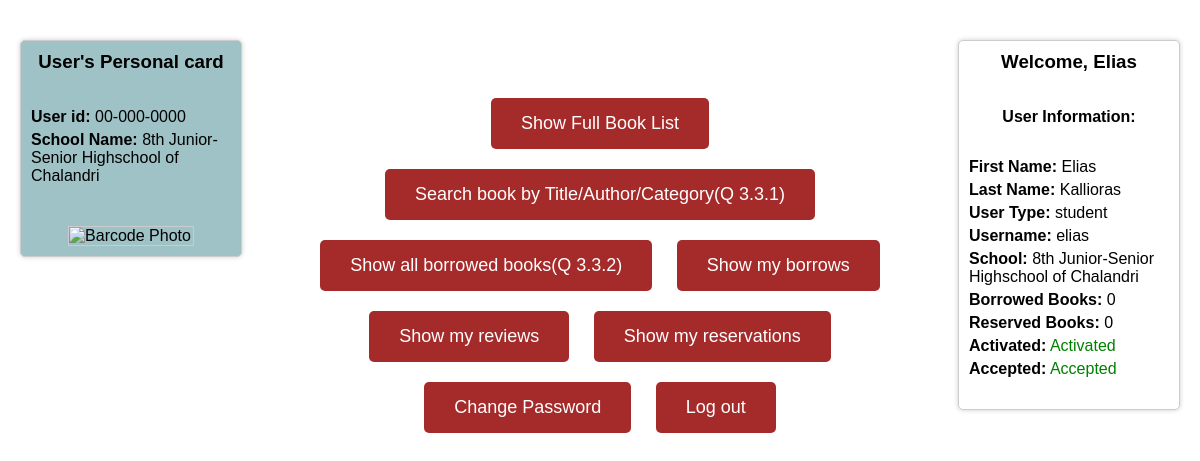
The app's page /php/users.php (signed in) with its own data.
### tables this page shows
create table User (
  user_id varchar(50) NOT NULL,
  school_name_FK varchar(100) NOT NULL,
  first_name varchar(20),
  last_name varchar(30),
  username varchar(20) NOT NULL,
  password varchar(30) NOT NULL,
  user_type ENUM('student', 'teacher', 'school_lib_operator'),
  accepted_user BOOL NOT NULL,                     
  number_of_reserved_books int,                    
  number_of_borrowed_books int,                    
  total_num_of_borrowed_books int,
  birth_date DATE,
  active_user boolean,                             
  CONSTRAINT belongsto_fk_1 FOREIGN KEY (school_name_FK) REFERENCES School (school_name) ON UPDATE CASCADE,
  CONSTRAINT borrow_lim check (number_of_borrowed_books <= 2),
  CONSTRAINT reserve_lim check (number_of_reserved_books <= 2),
  PRIMARY KEY(user_id)
);

### php/functions.php (called while the page is built, shortened)
<?php
if (!function_exists('check_login')) {
    function check_login($con)
    {
        if (isset($_SESSION['user_id'])) {
            $id = $_SESSION['user_id'];
            $query = "SELECT * FROM user WHERE user_id = '$id' LIMIT 1";
            $result = mysqli_query($con, $query);
            if ($result && mysqli_num_rows($result) > 0) {
                $user_data = mysqli_fetch_assoc($result);
                return $user_data;
            }
        }
        die;
    }
}

### php/users.php (the view, shortened to what this page needs)
<?php
include("connection.php");
include("functions.php");
include("userfunctions.php");
$user_data = check_login($con);
?>
<!DOCTYPE html>
<html>
  <head>
    <link rel="stylesheet" type="text/css" href="../css/styles.css">
  </head>
  <body>
        <div class="window-container1">
          <div class="window">
            <h3 class="window-title">Welcome, <?php echo $user_data['first_name']; ?></h3>
            <div class="window-content">
              <p><strong>User Information:</strong></p>
              <ul>
                <li><strong>First Name:</strong> <?php echo $user_data['first_name']; ?></li>
                <li><strong>Last Name:</strong> <?php echo $user_data['last_name']; ?></li>
                <li><strong>User Type:</strong> <?php echo $user_data['user_type']; ?></li>
                <li><strong>Username:</strong> <?php echo $user_data['username']; ?></li>
                <li><strong>School:</strong> <?php echo $user_data['school_name_FK']; ?></li>
                <li><strong>Borrowed Books:</strong> <?php echo $user_data['number_of_borrowed_books']; ?></li>
                <li><strong>Reserved Books:</strong> <?php echo $user_data['number_of_reserved_books']; ?></li>
                <li><strong>Activated:</strong> <span class="<?php echo ($user_data['active_user'] == 1 ? 'green' : 'red'); ?>"><?php echo ($user_data['active_user'] == 1 ? 'Activated' : 'Disabled'); ?></span></li>
                <li><strong>Accepted:</strong> <span class="<?php echo ($user_data['accepted_user'] == 1 ? 'green' : 'red'); ?>"><?php echo ($user_data['accepted_user'] == 1 ? 'Accepted' : 'Not accepted yet'); ?></span></li>
              </ul>
            </div>
          </div>
        </div>
        <?php if($user_data['accepted_user'] == '1') : ?>
          <div class="window-container2">
            <div class="window">
              <h3 class="window-title">User's Personal card</h3>
              <div class="window-content">
                <ul>
                  <li><strong>User id:</strong> <?php echo $user_data['user_id']; ?></li>
                  <li><strong>School Name:</strong> <?php echo $user_data['school_name_FK']; ?></li>
                </ul>
                <div class="photo-container">
                  <img src="https://ozbarcodes.com.au/wp-content/uploads/2023/05/barcode_example_image-scaled.jpg" alt="Barcode Photo" class="barcode-photo" id="barcode-image">
                </div>
              </div>
            </div>
          </div>
        <?php endif; ?>
<div id="buttonContainer">
    <form method="post">
        <button class="button" type="button" onclick="showBookList()">Show Full Book List</button>
    </form>
        <button class="button" onclick="redirectTosearchbook()">Search book by Title/Author/Category(Q 3.3.1)</button>
        <button class="button" onclick="showList('List332')">Show all borrowed books(Q 3.3.2)</button>
        <button class="button" onclick="showList('BorrowsList')">Show my borrows</button>
        <button class="button" onclick="showList('ReviewsList')">Show my reviews</button>
        <button class="button" onclick="showList('resList')">Show my reservations</button>
        <button class="button" onclick="changePassword()">Change Password</button>
        <button class="button" onclick="login()">Log out</button>
</div>
</html>

### css/styles.css (style rules this page uses)
body { background-image: url('../image/background-image1.jpg'); background-repeat: no-repeat; background-size: cover; padding-top: 80px; background-attachment: fixed; font-family: Arial, sans-serif; }
.button { margin: 10px; padding: 15px 30px; border: none; border-radius: 5px; background-color: brown; color: white; font-size: 18px; cursor: pointer; flex-basis: 200px; }
#buttonContainer { margin-bottom: 50px; text-align: center; width: 50%; margin-left: auto; margin-right: auto; }
.green { color: green; }
body { font-family: Arial, sans-serif; background-color: #f5f5f5; margin: 0; padding: 20px; }
form { max-width: 400px; margin: 0 auto; padding: 20px; background-color: #fff; border-radius: 8px; box-shadow: 0 2px 5px rgba(0, 0, 0, 0.1); }

### php/users.php (style rules this page uses)
.window-container1 { position: fixed; top: 40px; right: 20px; width: 200px; background-color: #fff; padding: 10px; border: 1px solid #ccc; border-radius: 5px; box-shadow: 0 0 5px rgba(0, 0, 0, 0.2); z-index: 2; }
.window-container2 { position: fixed; top: 40px; left: 20px; width: 200px; background-color: #9ec2c6; padding: 10px; border: 1px solid #ccc; border-radius: 5px; box-shadow: 0 0 5px rgba(0, 0, 0, 0.2); z-index: 2; display: flex; flex-direction: column; justify-content: center; align-items: center; text-align: center; }
.window-content { margin-top: 10px; text-align: left; }
.window-content ul { list-style-type: none; padding: 0; }
.window-content li { margin-bottom: 5px; }
.window-title { margin-top: 0; }
.window-content { margin-top: 10px; }
.photo-container { margin-top: 20px; }
.barcode-photo { width: 100%; max-width: 100%; height: auto; object-fit: contain; border: 1px solid #ccc; }
.window-title { text-align: center; margin-top: 0; }
.window-content { display: flex; flex-direction: column; align-items: center; }
.photo-container { display: flex; flex-direction: column; align-items: center; margin-top: 20px; }

### records on screen
user: first_name "Elias", last_name "Kallioras", user_type "student", username "elias", school_name_FK "8th Junior-Senior Highschool of Chalandri", number_of_borrowed_books "0", number_of_reserved_books "0", user_id "00-000-0000"
